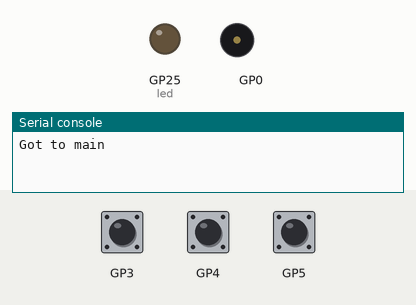
Recording of a program running on a simulated Raspberry Pi Pico running CircuitPython. Parts: output pins drawn as LEDs (lit = HIGH), buzzer (waves = sounding), the last lines printed to the serial console. The inputs (shaded band) are chosen by the test bench; at power-on: GP3 HIGH, GP4 HIGH, GP5 HIGH.

Above: at 1.2 s.
1.3 s: GP3 pulled LOW for 0.15 s
At 1.7 s:
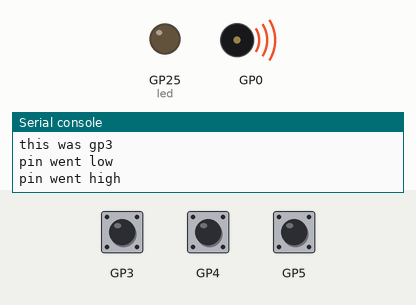
Timing chart, 0 to 4.3 s (numbered marks = the images above; inputs shaded):
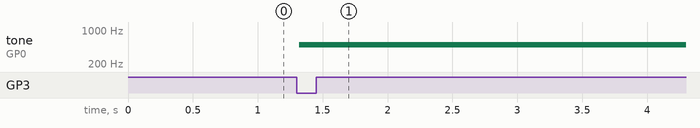

Measured:
- after the input at 1.3 s, tone on GP0: silent → 500 Hz at once

The program:

code.py
```python
# William Goethals
# Baby Synth
# July 26th 2023

import board
import digitalio
# import time
import keypad
import asyncio
from audiocore import WaveFile
from audiopwmio import PWMAudioOut as AudioOut

# added for i2s
import array
import math
import audiocore
import audiobusio

led = digitalio.DigitalInOut(board.LED)
led.direction = digitalio.Direction.OUTPUT

audio = AudioOut(board.GP14)
path = "sounds/"

audio2 = audiobusio.I2SOut(board.GP0, board.GP1, board.GP2)

tone_volume = 0.1  # Increase this to increase the volume of the tone.
frequency = 440  # Set this to the Hz of the tone you want to generate.
length = 8000 // frequency
sine_wave = array.array("h", [0] * length)
for i in range(length):
    sine_wave[i] = int((math.sin(math.pi*2*i/length)) * tone_volume*(2 ** 15 - 1))
sine_wave_sample = audiocore.RawSample(sine_wave)

def play_sine(freq):
    tone_volume = 0.1  # Increase this to increase the volume of the tone.
    frequency = freq  # Set this to the Hz of the tone you want to generate.
    length = 8000 // frequency
    sine_wave = array.array("h", [0] * length)
    for i in range(length):
        sine_wave[i] = int((math.sin(math.pi*2*i/length)) * tone_volume*(2 ** 15 - 1))
    sine_wave_sample = audiocore.RawSample(sine_wave)
    audio2.play(sine_wave_sample, loop=True)


def play_sound(filename):
    with open(path + filename, "rb") as wave_file:
        wave = WaveFile(wave_file)
        audio2.play(wave)
        while audio2.playing:
            pass

# while True:
#    led.value = True
#    time.sleep(0.1)
#    play_sound("drum_loop.wav")
#    led.value = False
#    time.sleep(0.5)

async def catch_pin_transitions(pin):
    with keypad.Keys((pin,), value_when_pressed=False) as keys:
        while True:
            event = keys.events.get()
            if event:
                if event.pressed:
                    if (pin == board.GP3):
                        # play_sound("drum_loop.wav")
                        print("this was gp3")
                        play_sine(500)
                        # audio2.play(sine_wave_sample, loop=True)
                    elif (pin == board.GP4):
                        # play_sound("ohohoh2.wav")
                        play_sine(1000)
                        print("this was gp4")
                    elif (pin == board.GP5):
                        # play_sound("amen6.wav")
                        play_sine(2000)
                        print("this was gp5")
                    print("pin went low")
                elif event.released:
                    print("pin went high")
            await asyncio.sleep(0)

async def main():
    print("Got to main")
    interrupt_task0 = asyncio.create_task(catch_pin_transitions(board.GP3))
    interrupt_task1 = asyncio.create_task(catch_pin_transitions(board.GP4))
    interrupt_task2 = asyncio.create_task(catch_pin_transitions(board.GP5))
    await asyncio.gather(interrupt_task0, interrupt_task1, interrupt_task2)

asyncio.run(main())
```
